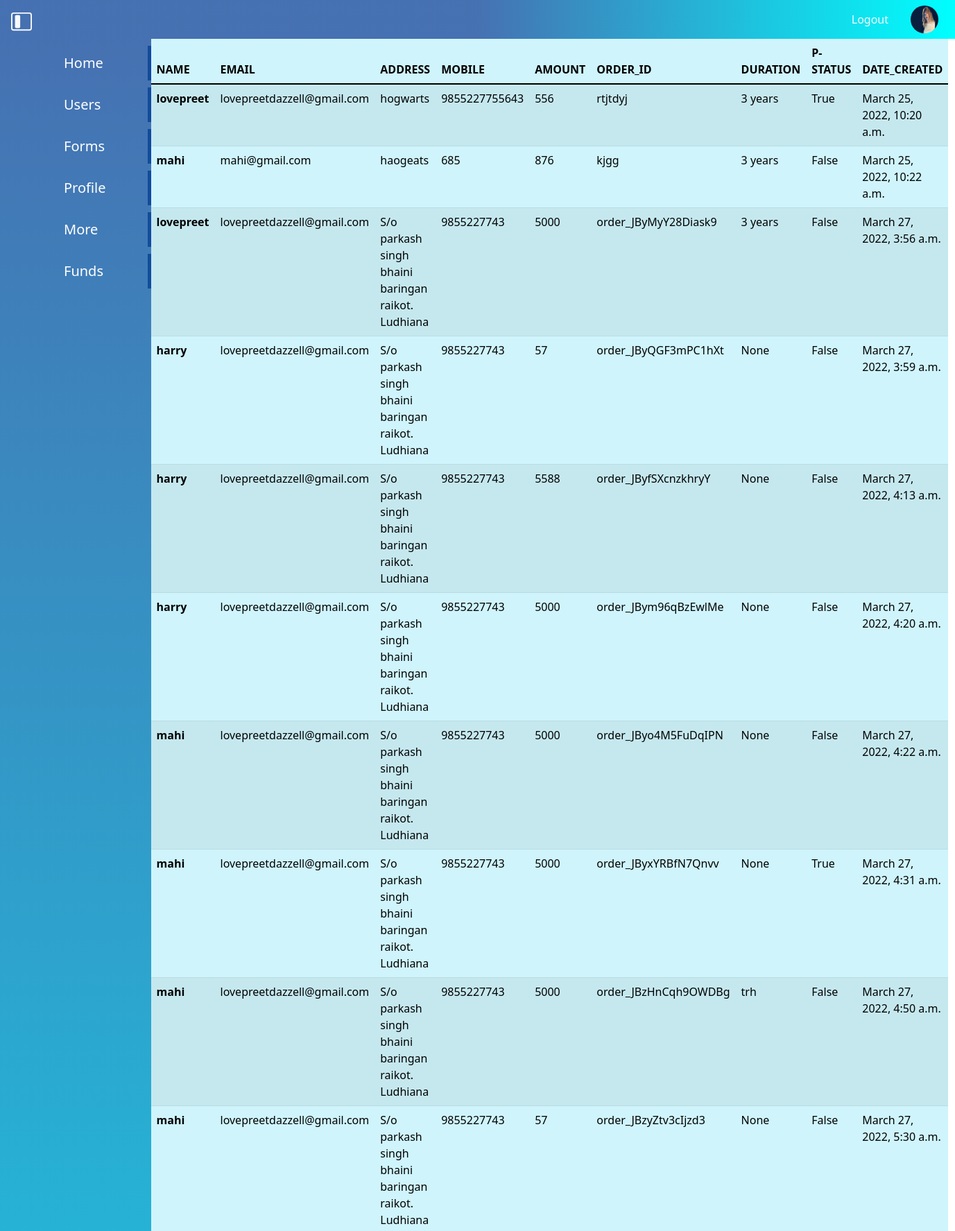
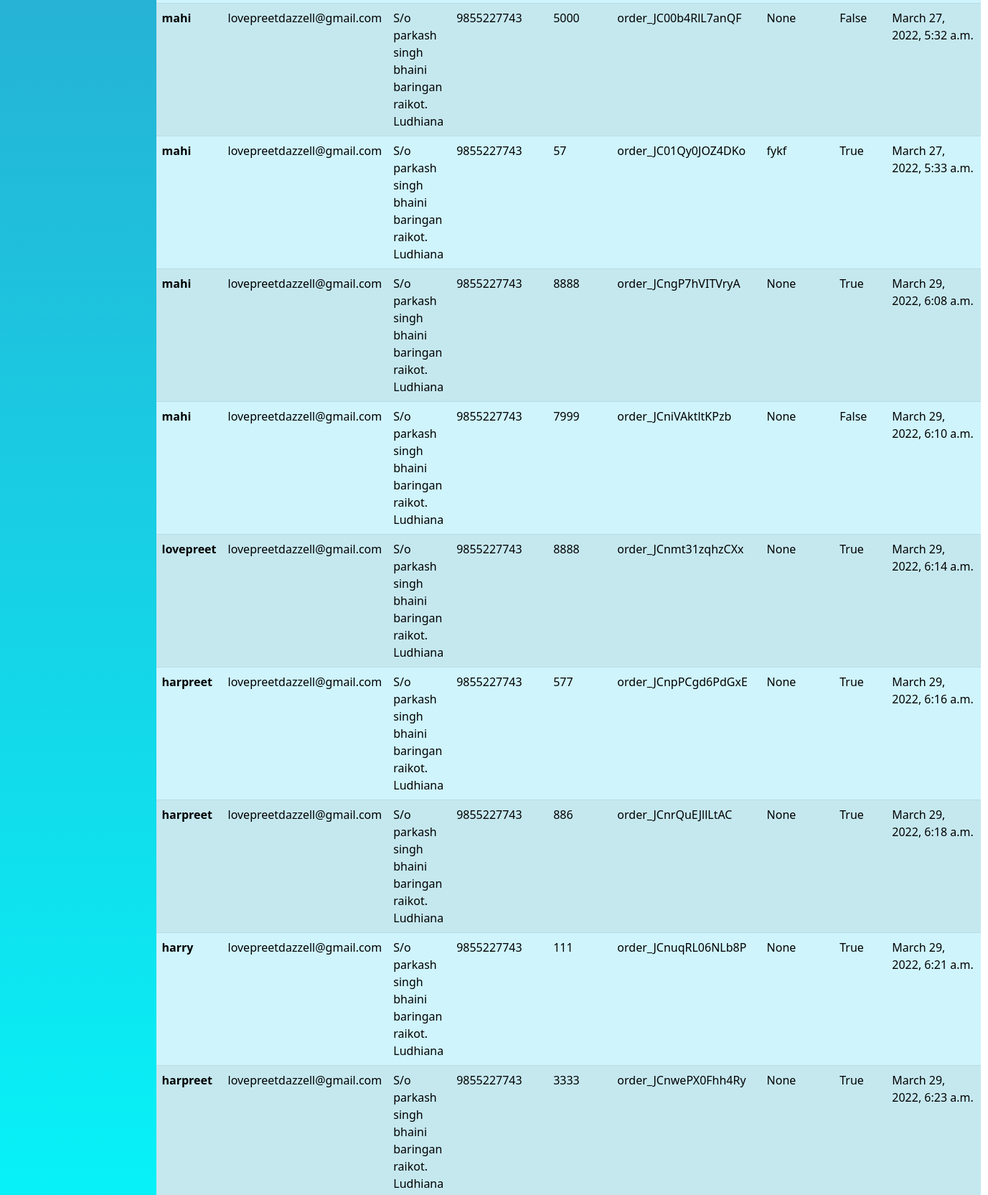
/allforms/ (signed in, upper part), run on the app's committed database (2 pictures, top to bottom).
### cust/models.py (models this page shows)
class userprofile(models.Model):
    name = models.OneToOneField(User,null=True,on_delete=models.CASCADE)
    mobile = models.IntegerField()
    status = models.CharField(max_length=100,default='I love Investments')
    profile_pic = models.ImageField(default='cust/images/profile.jpg')

class UserFunds(models.Model):
    name = models.ForeignKey(User,null=True,on_delete=models.SET_NULL,related_name='funds')
    fd_owner = models.CharField(max_length=70 , null=True)
    address = models.CharField(max_length=300 ,null=True)
    email = models.EmailField(max_length=80,null=True)
    mobile = models.IntegerField()
    amount = models.IntegerField()
    order_id  = models.CharField(max_length=70,null=True)
    payment_id  = models.CharField(max_length=70,null=True)
    payment_status  = models.BooleanField(default=False)
    certificate_status = models.CharField(max_length=80,default='Regular')
    duration = models.CharField(max_length=70,null=True)
    date_created = models.DateTimeField(auto_now_add=True,null=True)

### cust/views.py (the view)
# urls.py: path('allforms/',views.allforms,name = 'allforms'),
def allforms(request):
    form = UserFunds.objects.all()
    context = {'form':form}
    return render(request,'cust/allforms.html',context)

### cust/templates/cust/allforms.html
{% extends "cust/base.html" %}
{% block content %}
<div class=" overflow-auto ">
  <table   class="table  overflow-scroll table-info table-striped  ">
      <thead>
        <tr>
          <th scope="col">NAME</th>
          <th scope="col">EMAIL</th>
          <th scope="col">ADDRESS</th>
          <th scope="col">MOBILE</th>
          <th scope="col">AMOUNT</th>
          <th scope="col">ORDER_ID</th>
          <th scope="col">DURATION</th>
          <th scope="col">P-STATUS</th>
          <th scope="col">DATE_CREATED</th>
        </tr>
      </thead>
      <tbody>
        {% for field in form  %}
        <tr>
          <th >{{field.fd_owner}}</th>
          <td>{{field.email}}</td>
          <td>{{field.address}}</td>
          <td>{{field.mobile}}</td>
          <td>{{field.amount}}</td>
          <td>{{field.order_id}}</td>
          <td>{{field.duration}}</td>
          <td>{{field.payment_status}}</td>
          <td>{{field.date_created}}</td>
        </tr>
        {% endfor %}
      </tbody>
    </table>
</div>
{% endblock content %}

### cust/templates/cust/base.html (shortened to what this page needs)
<!DOCTYPE html>
{% load static %}
<html lang="en">
  <head>
  {% block css %}
  <link rel="stylesheet" href="{% static 'cust/css/bootstrap.css' %}" />
  <link rel="stylesheet" href="{% static 'cust/css/style.css' %}" />
  {% endblock css %}
  </head>
  <body>
    <header>
      <nav class="top bg-theme">
        <a
          class="mx-3 mt-3 text-light"
          data-bs-toggle="offcanvas"
          href="#offcanvasExample"
          role="button"
          aria-controls="offcanvasExample">
        </a>
        <ul class="nav p-2">
          <li class="nav-item nav-hover">
            <a class="nav-link  text-light " href="{% url 'userlogout' %}">Logout</a>
          </li>
          <li class="nav-item  ">
            <a href="{% url 'editprofile' %}"><img src="{{request.user.userprofile.profile_pic.url}}" style="width: 40px;height: 40px; border-radius: 50%;" class="mx-3" alt="" >
            </a>
          </li>
        </ul>
      </nav>
    </header>
    <div class="content">
      <div class="content1 bg-panel">
        <div class="leftbar">
          <ul>
           {% if request.user.is_superuser == True %}
           <li class="{{active1}}">
            <a href="{% url  'admindisplay'%}">Home</a>
          </li>
          <li class="{{active2}}">
            <a href="{% url  'allusers'%}">Users</a>
          </li>
          <li class="{{active2}}">
            <a href="{% url  'allforms'%}">Forms</a>
          </li>
           {% endif %}
            <li class="{{active3}}">
              <a href="{% url  'profile'%}">Profile</a>
            </li>
            <li><a href="{% url  'setting'%}">More</a></li>
            <li><a href="{% url  'userfdform'%}">Funds</a></li>
          </ul>
        </div>
      </div>
      <div class="content2">
{% block content %}
{% endblock content %}
      </div>
    </div>
  </body>
</html>

### cust/static/cust/css/style.css (style rules this page uses)
* { margin: 0; padding:0; }
.top { display:flex; justify-content :space-between; }
.bg-theme { background:linear-gradient(to right,rgba(0, 59, 148, 0.726),rgba(0, 59, 148, 0.726),aqua) ; }
.bg-panel { background:linear-gradient(to bottom,rgba(0, 59, 148, 0.726),aqua) ; }
.leftbar { min-height: 100vh; display: flex; justify-content: center; }
.leftbar ul li { list-style-type: none; border-right: 5px solid rgba(0, 59, 148, 0.726); margin-top: 10px; padding: 10px 60px; transition: 0.9s; }
.leftbar ul li a { text-decoration: none; font-size: 20px; font-weight: 500; color:rgb(255, 255, 255); }
.content { display: grid; grid-template-columns: 0.2fr 1fr; }

### data on the page
UserFunds: fd_owner "lovepreet", email "lovepreetdazzell@gmail.com", address "hogwarts", mobile "9855227755643", amount "556", order_id "rtjtdyj", duration "3 years", payment_status "True", date_created "March 25, 2022, 10:20 a.m."
UserFunds: fd_owner "mahi", email "mahi@gmail.com", address "haogeats", mobile "685", amount "876", order_id "kjgg", duration "3 years", payment_status "False", date_created "March 25, 2022, 10:22 a.m."
UserFunds: fd_owner "lovepreet", email "lovepreetdazzell@gmail.com", address "S/o parkash singh bhaini baringan raikot. Ludhiana", mobile "9855227743", amount "5000", order_id "order_JByMyY28Diask9", duration "3 years", payment_status "False", date_created "March 27, 2022, 3:56 a.m."
UserFunds: fd_owner "harry", email "lovepreetdazzell@gmail.com", address "S/o parkash singh bhaini baringan raikot. Ludhiana", mobile "9855227743", amount "57", order_id "order_JByQGF3mPC1hXt", duration "None", payment_status "False", date_created "March 27, 2022, 3:59 a.m."
UserFunds: fd_owner "harry", email "lovepreetdazzell@gmail.com", address "S/o parkash singh bhaini baringan raikot. Ludhiana", mobile "9855227743", amount "5588", order_id "order_JByfSXcnzkhryY", duration "None", payment_status "False", date_created "March 27, 2022, 4:13 a.m."
UserFunds: fd_owner "harry", email "lovepreetdazzell@gmail.com", address "S/o parkash singh bhaini baringan raikot. Ludhiana", mobile "9855227743", amount "5000", order_id "order_JBym96qBzEwlMe", duration "None", payment_status "False", date_created "March 27, 2022, 4:20 a.m."
UserFunds: fd_owner "mahi", email "lovepreetdazzell@gmail.com", address "S/o parkash singh bhaini baringan raikot. Ludhiana", mobile "9855227743", amount "5000", order_id "order_JByo4M5FuDqIPN", duration "None", payment_status "False", date_created "March 27, 2022, 4:22 a.m."
UserFunds: fd_owner "mahi", email "lovepreetdazzell@gmail.com", address "S/o parkash singh bhaini baringan raikot. Ludhiana", mobile "9855227743", amount "5000", order_id "order_JByxYRBfN7Qnvv", duration "None", payment_status "True", date_created "March 27, 2022, 4:31 a.m."
UserFunds: fd_owner "mahi", email "lovepreetdazzell@gmail.com", address "S/o parkash singh bhaini baringan raikot. Ludhiana", mobile "9855227743", amount "5000", order_id "order_JBzHnCqh9OWDBg", duration "trh", payment_status "False", date_created "March 27, 2022, 4:50 a.m."
UserFunds: fd_owner "mahi", email "lovepreetdazzell@gmail.com", address "S/o parkash singh bhaini baringan raikot. Ludhiana", mobile "9855227743", amount "57", order_id "order_JBzyZtv3cIjzd3", duration "None", payment_status "False", date_created "March 27, 2022, 5:30 a.m."
UserFunds: fd_owner "mahi", email "lovepreetdazzell@gmail.com", address "S/o parkash singh bhaini baringan raikot. Ludhiana", mobile "9855227743", amount "5000", order_id "order_JC00b4RlL7anQF", duration "None", payment_status "False", date_created "March 27, 2022, 5:32 a.m."
UserFunds: fd_owner "mahi", email "lovepreetdazzell@gmail.com", address "S/o parkash singh bhaini baringan raikot. Ludhiana", mobile "9855227743", amount "57", order_id "order_JC01Qy0JOZ4DKo", duration "fykf", payment_status "True", date_created "March 27, 2022, 5:33 a.m."
UserFunds: fd_owner "mahi", email "lovepreetdazzell@gmail.com", address "S/o parkash singh bhaini baringan raikot. Ludhiana", mobile "9855227743", amount "8888", order_id "order_JCngP7hVITVryA", duration "None", payment_status "True", date_created "March 29, 2022, 6:08 a.m."
UserFunds: fd_owner "mahi", email "lovepreetdazzell@gmail.com", address "S/o parkash singh bhaini baringan raikot. Ludhiana", mobile "9855227743", amount "7999", order_id "order_JCniVAktltKPzb", duration "None", payment_status "False", date_created "March 29, 2022, 6:10 a.m."
UserFunds: fd_owner "lovepreet", email "lovepreetdazzell@gmail.com", address "S/o parkash singh bhaini baringan raikot. Ludhiana", mobile "9855227743", amount "8888", order_id "order_JCnmt31zqhzCXx", duration "None", payment_status "True", date_created "March 29, 2022, 6:14 a.m."
UserFunds: fd_owner "harpreet", email "lovepreetdazzell@gmail.com", address "S/o parkash singh bhaini baringan raikot. Ludhiana", mobile "9855227743", amount "577", order_id "order_JCnpPCgd6PdGxE", duration "None", payment_status "True", date_created "March 29, 2022, 6:16 a.m."
UserFunds: fd_owner "harpreet", email "lovepreetdazzell@gmail.com", address "S/o parkash singh bhaini baringan raikot. Ludhiana", mobile "9855227743", amount "886", order_id "order_JCnrQuEJllLtAC", duration "None", payment_status "True", date_created "March 29, 2022, 6:18 a.m."
UserFunds: fd_owner "harry", email "lovepreetdazzell@gmail.com", address "S/o parkash singh bhaini baringan raikot. Ludhiana", mobile "9855227743", amount "111", order_id "order_JCnuqRL06NLb8P", duration "None", payment_status "True", date_created "March 29, 2022, 6:21 a.m."
UserFunds: fd_owner "harpreet", email "lovepreetdazzell@gmail.com", address "S/o parkash singh bhaini baringan raikot. Ludhiana", mobile "9855227743", amount "3333", order_id "order_JCnwePX0Fhh4Ry", duration "None", payment_status "True", date_created "March 29, 2022, 6:23 a.m."
